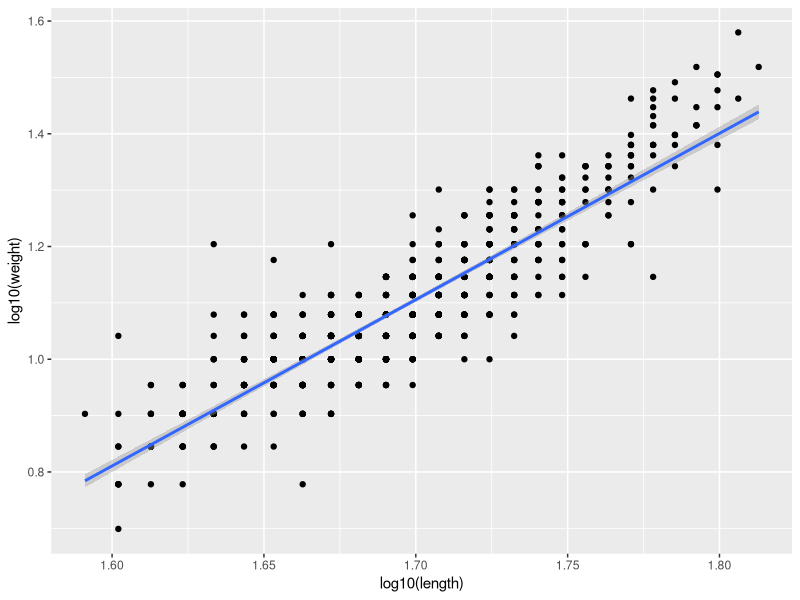

Write the R code that produced this figure.
## ---- chunk 1
library(tidyverse)
## ---- chunk 2
read_csv(here::here("data", "clean", "frog_translocation.csv")) %>% 
ggplot(aes(x = log10(length), y = log10(weight))) +
  geom_point() +
  geom_smooth(method = "lm")
plot
